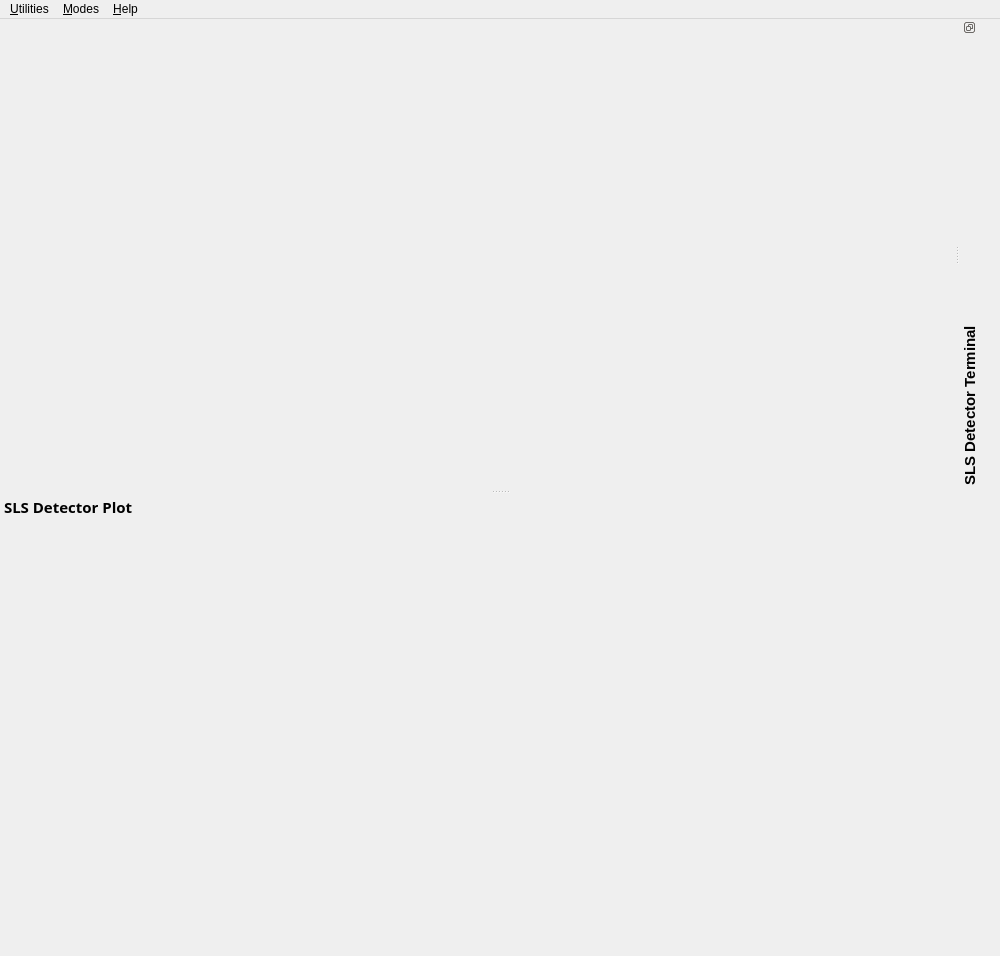
<?xml version="1.0" encoding="UTF-8"?>
<ui version="4.0">
 <class>DetectorMainObject</class>
 <widget class="QMainWindow" name="DetectorMainObject">
  <property name="enabled">
   <bool>true</bool>
  </property>
  <property name="geometry">
   <rect>
    <x>0</x>
    <y>0</y>
    <width>1000</width>
    <height>956</height>
   </rect>
  </property>
  <property name="sizePolicy">
   <sizepolicy hsizetype="Preferred" vsizetype="Preferred">
    <horstretch>0</horstretch>
    <verstretch>0</verstretch>
   </sizepolicy>
  </property>
  <property name="font">
   <font>
    <pointsize>9</pointsize>
   </font>
  </property>
  <property name="windowTitle">
   <string>SLS Detector GUI</string>
  </property>
  <property name="inputMethodHints">
   <set>Qt::ImhNone</set>
  </property>
  <property name="documentMode">
   <bool>false</bool>
  </property>
  <property name="tabShape">
   <enum>QTabWidget::Rounded</enum>
  </property>
  <property name="dockNestingEnabled">
   <bool>false</bool>
  </property>
  <property name="dockOptions">
   <set>QMainWindow::AllowTabbedDocks|QMainWindow::AnimatedDocks</set>
  </property>
  <widget class="QWidget" name="centralwidget">
   <property name="sizePolicy">
    <sizepolicy hsizetype="Preferred" vsizetype="Preferred">
     <horstretch>0</horstretch>
     <verstretch>0</verstretch>
    </sizepolicy>
   </property>
   <property name="minimumSize">
    <size>
     <width>0</width>
     <height>470</height>
    </size>
   </property>
   <property name="maximumSize">
    <size>
     <width>1000</width>
     <height>470</height>
    </size>
   </property>
   <widget class="QWidget" name="gridLayoutWidget">
    <property name="geometry">
     <rect>
      <x>0</x>
      <y>0</y>
      <width>953</width>
      <height>470</height>
     </rect>
    </property>
    <layout class="QGridLayout" name="layoutTabs"/>
   </widget>
  </widget>
  <widget class="QMenuBar" name="menubar">
   <property name="geometry">
    <rect>
     <x>0</x>
     <y>0</y>
     <width>1000</width>
     <height>25</height>
    </rect>
   </property>
   <property name="font">
    <font>
     <pointsize>9</pointsize>
    </font>
   </property>
   <property name="defaultUp">
    <bool>false</bool>
   </property>
   <property name="nativeMenuBar">
    <bool>true</bool>
   </property>
   <widget class="QMenu" name="menuUtilities">
    <property name="font">
     <font>
      <pointsize>9</pointsize>
     </font>
    </property>
    <property name="title">
     <string>&amp;Utilities</string>
    </property>
    <addaction name="actionOpenSetup"/>
    <addaction name="actionSaveSetup"/>
    <addaction name="separator"/>
    <addaction name="actionMeasurementWizard"/>
    <addaction name="separator"/>
    <addaction name="actionOpenConfiguration"/>
    <addaction name="actionSaveConfiguration"/>
    <addaction name="separator"/>
    <addaction name="actionEnergyCalibration"/>
    <addaction name="actionAngularCalibration"/>
   </widget>
   <widget class="QMenu" name="menuModes">
    <property name="title">
     <string>&amp;Modes</string>
    </property>
    <addaction name="actionDebug"/>
    <addaction name="actionBeamline"/>
    <addaction name="actionExpert"/>
    <addaction name="actionDockable"/>
   </widget>
   <widget class="QMenu" name="menuHelp">
    <property name="title">
     <string>&amp;Help</string>
    </property>
    <addaction name="actionVersion"/>
    <addaction name="actionAbout"/>
   </widget>
   <addaction name="menuUtilities"/>
   <addaction name="menuModes"/>
   <addaction name="menuHelp"/>
  </widget>
  <widget class="QDockWidget" name="dockWidgetTerminal">
   <property name="sizePolicy">
    <sizepolicy hsizetype="Minimum" vsizetype="Preferred">
     <horstretch>0</horstretch>
     <verstretch>0</verstretch>
    </sizepolicy>
   </property>
   <property name="minimumSize">
    <size>
     <width>40</width>
     <height>54</height>
    </size>
   </property>
   <property name="maximumSize">
    <size>
     <width>524287</width>
     <height>470</height>
    </size>
   </property>
   <property name="font">
    <font>
     <pointsize>11</pointsize>
     <weight>75</weight>
     <bold>true</bold>
    </font>
   </property>
   <property name="toolTip">
    <string>Undock, move and enlarge the window to use it</string>
   </property>
   <property name="autoFillBackground">
    <bool>false</bool>
   </property>
   <property name="features">
    <set>QDockWidget::DockWidgetFloatable|QDockWidget::DockWidgetMovable|QDockWidget::DockWidgetVerticalTitleBar</set>
   </property>
   <property name="allowedAreas">
    <set>Qt::BottomDockWidgetArea|Qt::RightDockWidgetArea</set>
   </property>
   <property name="windowTitle">
    <string>SLS Detector Terminal</string>
   </property>
   <attribute name="dockWidgetArea">
    <number>2</number>
   </attribute>
   <widget class="QWidget" name="dockWidgetContentsTerminal">
    <property name="font">
     <font>
      <pointsize>9</pointsize>
      <weight>50</weight>
      <bold>false</bold>
     </font>
    </property>
   </widget>
  </widget>
  <widget class="QDockWidget" name="dockWidgetPlot">
   <property name="sizePolicy">
    <sizepolicy hsizetype="Preferred" vsizetype="Preferred">
     <horstretch>0</horstretch>
     <verstretch>0</verstretch>
    </sizepolicy>
   </property>
   <property name="minimumSize">
    <size>
     <width>58</width>
     <height>455</height>
    </size>
   </property>
   <property name="maximumSize">
    <size>
     <width>524287</width>
     <height>524287</height>
    </size>
   </property>
   <property name="font">
    <font>
     <family>Sans Serif</family>
     <pointsize>11</pointsize>
     <weight>75</weight>
     <bold>true</bold>
    </font>
   </property>
   <property name="features">
    <set>QDockWidget::DockWidgetMovable</set>
   </property>
   <property name="allowedAreas">
    <set>Qt::BottomDockWidgetArea</set>
   </property>
   <property name="windowTitle">
    <string>SLS Detector Plot</string>
   </property>
   <attribute name="dockWidgetArea">
    <number>8</number>
   </attribute>
   <widget class="QWidget" name="dockWidgetContentsPlot">
    <property name="sizePolicy">
     <sizepolicy hsizetype="Preferred" vsizetype="Preferred">
      <horstretch>0</horstretch>
      <verstretch>0</verstretch>
     </sizepolicy>
    </property>
    <property name="minimumSize">
     <size>
      <width>0</width>
      <height>429</height>
     </size>
    </property>
    <property name="maximumSize">
     <size>
      <width>16777215</width>
      <height>16777215</height>
     </size>
    </property>
    <property name="font">
     <font>
      <pointsize>9</pointsize>
      <weight>50</weight>
      <bold>false</bold>
     </font>
    </property>
    <widget class="QFrame" name="framePlot">
     <property name="geometry">
      <rect>
       <x>0</x>
       <y>0</y>
       <width>1000</width>
       <height>431</height>
      </rect>
     </property>
     <property name="sizePolicy">
      <sizepolicy hsizetype="Preferred" vsizetype="Preferred">
       <horstretch>0</horstretch>
       <verstretch>0</verstretch>
      </sizepolicy>
     </property>
     <property name="minimumSize">
      <size>
       <width>0</width>
       <height>0</height>
      </size>
     </property>
     <property name="font">
      <font>
       <pointsize>9</pointsize>
      </font>
     </property>
     <property name="frameShape">
      <enum>QFrame::NoFrame</enum>
     </property>
     <property name="frameShadow">
      <enum>QFrame::Raised</enum>
     </property>
     <property name="lineWidth">
      <number>1</number>
     </property>
    </widget>
   </widget>
  </widget>
  <action name="actionOpenSetup">
   <property name="text">
    <string>&amp;Open Setup</string>
   </property>
   <property name="font">
    <font/>
   </property>
  </action>
  <action name="actionSaveSetup">
   <property name="text">
    <string>&amp;Save Setup</string>
   </property>
   <property name="font">
    <font/>
   </property>
  </action>
  <action name="actionMeasurementWizard">
   <property name="text">
    <string>&amp;Measurement Wizard</string>
   </property>
  </action>
  <action name="actionOpenConfiguration">
   <property name="text">
    <string>&amp;Open Configuration</string>
   </property>
  </action>
  <action name="actionSaveConfiguration">
   <property name="text">
    <string>&amp;Save Configuration</string>
   </property>
  </action>
  <action name="actionEnergyCalibration">
   <property name="text">
    <string>&amp;Energy Calibration</string>
   </property>
  </action>
  <action name="actionAngularCalibration">
   <property name="text">
    <string>&amp;Angular Calibration</string>
   </property>
  </action>
  <action name="actionDebug">
   <property name="checkable">
    <bool>true</bool>
   </property>
   <property name="checked">
    <bool>false</bool>
   </property>
   <property name="text">
    <string>&amp;Debug</string>
   </property>
  </action>
  <action name="actionBeamline">
   <property name="checkable">
    <bool>true</bool>
   </property>
   <property name="checked">
    <bool>false</bool>
   </property>
   <property name="text">
    <string>&amp;Beamline</string>
   </property>
  </action>
  <action name="actionExpert">
   <property name="checkable">
    <bool>true</bool>
   </property>
   <property name="checked">
    <bool>false</bool>
   </property>
   <property name="text">
    <string>&amp;Expert</string>
   </property>
  </action>
  <action name="actionConfiguration">
   <property name="checkable">
    <bool>true</bool>
   </property>
   <property name="checked">
    <bool>false</bool>
   </property>
   <property name="text">
    <string>&amp;Configuration</string>
   </property>
  </action>
  <action name="actionVersion">
   <property name="text">
    <string>&amp;Version</string>
   </property>
  </action>
  <action name="actionAbout">
   <property name="text">
    <string>&amp;About</string>
   </property>
  </action>
  <action name="actionDockable">
   <property name="checkable">
    <bool>true</bool>
   </property>
   <property name="text">
    <string>&amp;Dockable Plot</string>
   </property>
  </action>
 </widget>
 <resources/>
 <connections/>
</ui>
